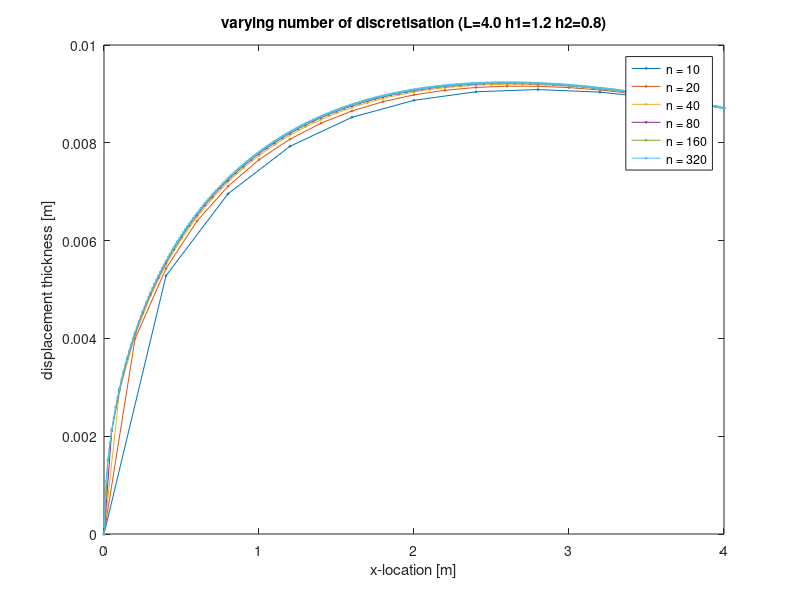
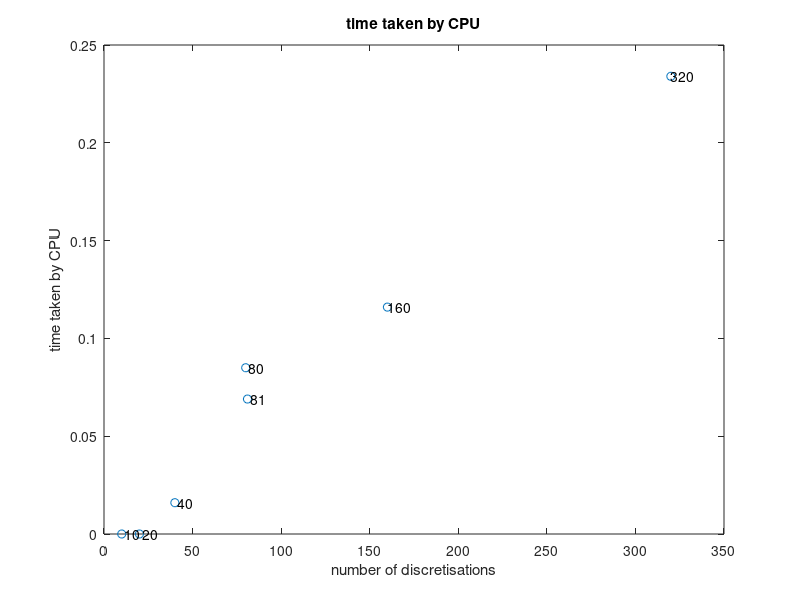
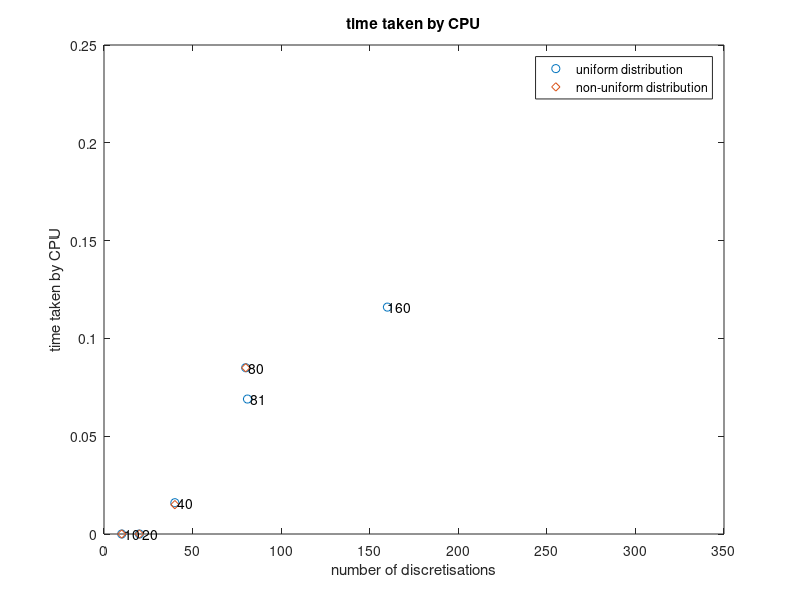
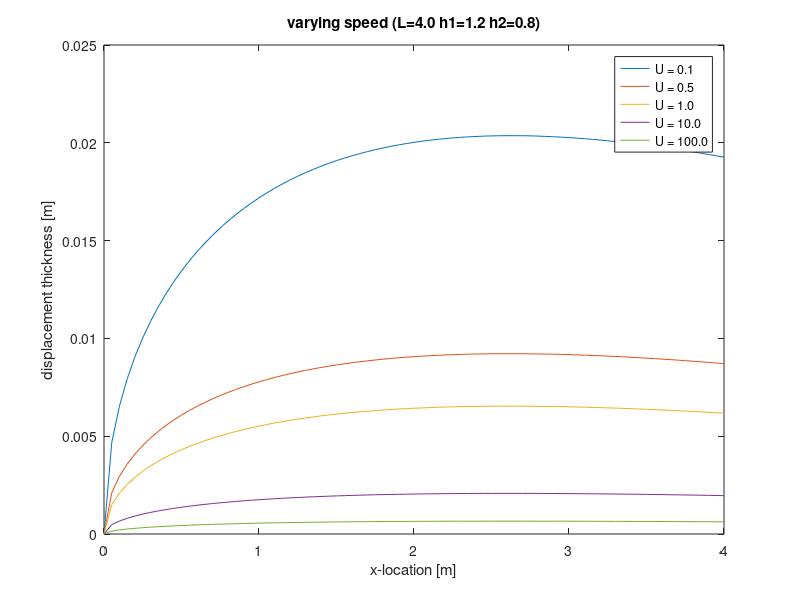

The MATLAB source for these figures, in order: (Note: this script raises an error after producing the figures.)
% load('L4H12H08-n10.txt');
load('L4H12H08-n20.txt');
load('L4H12H08-n40.txt');
load('L4H12H08-n80.txt');
load('L4H12H08-n160.txt');
load('L4H12H08-n320.txt');

add = [0 0 0.5 0 0 100];

N10 = dlmread('L4H12H08-n10.txt');
N10 = [add;N10];
N20 = dlmread('L4H12H08-n20.txt');
N20 = [add;N20];
N40 = dlmread('L4H12H08-n40.txt');
N40 = [add;N40];
N80 = dlmread('L4H12H08-n80.txt');
N80 = [add;N80];
N160 = dlmread('L4H12H08-n160.txt');
N160 = [add;N160];
N320 = dlmread('L4H12H08-n320.txt');
N320 = [add;N320];


figure (1)
plot(N10(:,2),N10(:,5), '-s', 'MarkerSize',1)
hold on
plot(N20(:,2),N20(:,5), '-s', 'MarkerSize',1)
plot(N40(:,2),N40(:,5), '-s', 'MarkerSize',1)
plot(N80(:,2),N80(:,5), '-s', 'MarkerSize',1)
plot(N160(:,2),N160(:,5), '-s', 'MarkerSize',1)
plot(N320(:,2),N320(:,5),'-s', 'MarkerSize',1)
hold off

title('varying number of discretisation (L=4.0 h1=1.2 h2=0.8)')
xlabel('x-location [m]') 
ylabel('displacement thickness [m]')
%ylim([0 2])
legend('n = 10','n = 20', 'n = 40', 'n = 80', 'n = 160', 'n = 320')

% TIME TAKEN
nUniform = [10 20 40 80 81 160 320];
TimeUniform = [0 0 0.016 0.085 0.069 0.116 0.234];
nNonUniform = [10 20 40 80];
TimeNonUniform = [0 0 0.015 0.085];
labels = cellstr( num2str(nUniform') );

figure (2)
plot(nUniform, TimeUniform, 'o')
title('time taken by CPU')
xlabel('number of discretisations')
ylabel('time taken by CPU')
text(nUniform, TimeUniform, labels,'VerticalAlignment','middle', 'HorizontalAlignment','left')

figure (3)
plot(nUniform, TimeUniform, 'o')
hold on
plot(nNonUniform, TimeNonUniform, 'd')
hold off
title('time taken by CPU')
xlabel('number of discretisations')
ylabel('time taken by CPU')
legend('uniform distribution', 'non-uniform distribution')
text(nUniform, TimeUniform, labels,'VerticalAlignment','middle', 'HorizontalAlignment','left')

% SPEED VARIATION
load('L4H12H08-n80-U0.1.txt');
load('L4H12H08-n80-U1.0.txt');
load('L4H12H08-n80-U10.0.txt');
load('L4H12H08-n80-U100.0.txt');
U01 = dlmread('L4H12H08-n80-U0.1.txt');
U01 = [add;U01];
U1 = dlmread('L4H12H08-n80-U1.0.txt');
U1 = [add;U1];
U10 = dlmread('L4H12H08-n80-U10.0.txt');
U10 = [add;U10];
U100 = dlmread('L4H12H08-n80-U100.0.txt');
U100 = [add;U100];
figure (4) % speed variation displacement thickness
plot(U01(:,2),U01(:,5))
hold on
plot(N80(:,2),N80(:,5))
plot(U1(:,2),U1(:,5))
plot(U10(:,2),U10(:,5))
plot(U100(:,2),U100(:,5))
hold off
title('varying speed (L=4.0 h1=1.2 h2=0.8)')
xlabel('x-location [m]') 
ylabel('displacement thickness [m]')
%ylim([0 2])
legend('U = 0.1','U = 0.5','U = 1.0', 'U = 10.0', 'U = 100.0')

figure (5) % speed variation - friction stress
plot(U01(:,2),U01(:,6))
hold on
plot(N80(:,2),N80(:,6))
plot(U1(:,2),U1(:,6))
plot(U10(:,2),U10(:,6))
plot(U100(:,2),U100(:,6))
hold off
title('varying speed (L=4.0 h1=1.2 h2=0.8)')
xlabel('x-location [m]') 
ylabel('friction stress [N/m^2]')
ylim([0 0.005])
legend('U = 0.1','U = 0.5','U = 1.0', 'U = 10.0', 'U = 100.0')

% H2 VARIATION
load('L4H12H077-n80.txt');
load('L4H12H10-n80.txt');
load('L4H12H12-n80.txt');
load('L4H12H123-n80.txt');
H077 = dlmread('L4H12H077-n80.txt');
H077 = [add;H077];
H10 = dlmread('L4H12H10-n80.txt');
H10 = [add;H10];
H12 = dlmread('L4H12H12-n80.txt');
H12 = [add;H12];
H123 = dlmread('L4H12H123-n80.txt');
H123 = [add;H123];
figure (6) % h2 variation vs. displacement thickness
plot(H077(:,2),H077(:,5))
hold on
plot(N80(:,2),N80(:,5))
plot(H10(:,2),H10(:,5))
plot(H12(:,2),H12(:,5))
plot(H123(:,2),H123(:,5))
hold off
title('varying h2 (L=4.0 h1=1.2)')
xlabel('x-location [m]') 
ylabel('displacement thickness [m]')
%ylim([0 2])
legend('h2 = 0.77','h2 = 0.8','h2 = 1.0', 'h2 = 1.2', 'h2 = 1.23')

figure (7) % speed variation - friction stress
plot(H077(:,2),H077(:,6))
hold on
plot(N80(:,2),N80(:,6))
plot(H10(:,2),H10(:,6))
plot(H12(:,2),H12(:,6))
plot(H123(:,2),H123(:,6))
hold off
title('varying h2 (L=4.0 h1=1.2)')
xlabel('x-location [m]')
ylabel('friction stress [N/m^2]')
ylim([0 0.002])
legend('h2 = 0.77','h2 = 0.8','h2 = 1.0', 'h2 = 1.2', 'h2 = 1.23')

% LENGTH VARIATION
load('L05H12H08-n80.txt');
load('L2H12H08-n80.txt');
load('L8H12H08-n80.txt');
L05 = dlmread('L05H12H08-n80.txt');
L05 = [add;L05];
L2 = dlmread('L2H12H08-n80.txt');
L2 = [add;L2];
L8 = dlmread('L8H12H08-n80.txt');
L8 = [add;L8];

figure (8) % channel length variation vs. displacement thickness
plot((L05(:,2)/0.5),L05(:,5))
hold on
plot((L2(:,2)/2),L2(:,5))
plot((N80(:,2)/4),N80(:,5))
plot((L8(:,2)/8),L8(:,5))
hold off
title('varying channel length L (h1=1.2 h2=0.8)')
xlabel('x/L [-]') 
ylabel('displacement thickness [m]')
%ylim([0 2])
legend('L = 0.5','L = 2.0','L = 4.0', 'L = 8.0')

figure (9) % channel length variation vs. friction stress
plot((L05(:,2)/0.5),L05(:,6))
hold on
plot((L2(:,2)/2),L2(:,6))
plot((N80(:,2)/4),N80(:,6))
plot((L8(:,2)/8),L8(:,6))
hold off
title('varying channel length L (h1=1.2 h2=0.8)')
xlabel('x/L [-]') 
ylabel('friction stress [N/m^2]')
ylim([0 0.002])
legend('L = 0.5','L = 2.0','L = 4.0', 'L = 8.0')

% NON-UNIFORM DISTRIBUTION
in = [0:1:80];
x = 2*cos(in*pi/80 +pi)+2;

figure(10)
plot(in,x)
title('non-uniform distribution')
ylabel('x-location [m]') 
xlabel('n-x [-]')

% PARALLEL CHANNEL - SPEED VARIATION
load('L4H12H12-n80-U5.0.txt');
load('L4H12H12-n80-U10.0.txt');

PU5 = dlmread('L4H12H12-n80-U5.0.txt');
PU5 = [add;PU5];
PU10 = dlmread('L4H12H12-n80-U10.0.txt');
PU10 = [add;PU10];

figure (11) % speed variation displacement thickness
plot(H12(:,2),H12(:,5))
hold on
plot(PU5(:,2),PU5(:,5))
plot(PU10(:,2),PU10(:,5))
hold off
title('PARALLEL - varying speed (L=4.0 h1=1.2 h2=1.2)')
xlabel('x-location [m]') 
ylabel('displacement thickness [m]')
%ylim([0 2])
legend('U = 0.5','U = 5.0','U = 10.0')

figure (12) % speed variation - friction stress
plot(H12(:,2),H12(:,6))
hold on
plot(PU5(:,2),PU5(:,6))
plot(PU10(:,2),PU10(:,6))
hold off
title('PARALLEL - varying speed (L=4.0 h1=1.2 h2=1.2)')
xlabel('x-location [m]') 
ylabel('friction stress [N/m^2]')
ylim([0 0.1])
legend('U = 0.5','U = 5.0','U = 10.0')

% NON-UNIFORM DISTRIBUTION
NU10 = dlmread('nonL4H12H08-n10.txt');
NU10 = [add;NU10];
NU20 = dlmread('nonL4H12H08-n20.txt');
NU20 = [add;NU20];
NU40 = dlmread('nonL4H12H08-n40.txt');
NU40 = [add;NU40];
NU80 = dlmread('nonL4H12H08-n80.txt');
NU80 = [add;NU80];
dummyX = [0 1 2 3 4];
dummyY = [0.0095 0.0095 0.0095 0.0095 0.0095];

figure (13)
plot(dummyX,dummyY, 'w')%dummy
hold on
plot(N10(:,2),N10(:,5), '-s','color',[0 0.4470 0.7410], 'MarkerSize',1)
plot(N20(:,2),N20(:,5), '-s','color',[0.8500 0.3250 0.0980], 'MarkerSize',1)
plot(N40(:,2),N40(:,5), '-s', 'color',[0.9290 0.6940 0.1250], 'MarkerSize',1)
plot(N80(:,2),N80(:,5), '-s', 'color',[0.4940 0.1840 0.5560], 'MarkerSize',1)
plot(N160(:,2),N160(:,5), '-s','color',[0.4660 0.6740 0.1880],  'MarkerSize',1)
plot(dummyX,dummyY, 'w')% dummy
plot(NU10(:,2),NU10(:,5), '-.o','color',[0 0.4470 0.7410],  'MarkerSize',1)
plot(NU20(:,2),NU20(:,5), '-.o','color',[0.8500 0.3250 0.0980], 'MarkerSize',1)
plot(NU40(:,2),NU40(:,5), '-.o', 'color',[0.9290 0.6940 0.1250],'MarkerSize',1)
plot(NU80(:,2),NU80(:,5), '-.o', 'color',[0.4940 0.1840 0.5560],'MarkerSize',1)
hold off

title('uniform vs. non-uniform distribution (L=4.0 h1=1.2 h2=0.8)')
xlabel('x-location [m]') 
ylabel('displacement thickness [m]')
%ylim([0 2])
legend('uniform:', 'n = 10','n = 20', 'n = 40', 'n = 80', 'n = 160', 'non-uniform:','n = 10','n = 20', 'n = 40', 'n = 80')

figure (14)
plot(dummyX,dummyY, 'w')%dummy
hold on
%plot(N10(:,2),N10(:,5), '-s','color',[0 0.4470 0.7410], 'MarkerSize',1)
%plot(N20(:,2),N20(:,5), '-s','color',[0.8500 0.3250 0.0980], 'MarkerSize',1)
%plot(N40(:,2),N40(:,5), '-s', 'color',[0.9290 0.6940 0.1250], 'MarkerSize',1)
plot(N80(:,2),N80(:,5), '-s', 'color',[0.4940 0.1840 0.5560], 'MarkerSize',1)
%plot(N160(:,2),N160(:,5), '-s','color',[0.4660 0.6740 0.1880],  'MarkerSize',1)
plot(dummyX,dummyY, 'w')% dummy
%plot(NU10(:,2),NU10(:,5), '-.o','color',[0 0.4470 0.7410],  'MarkerSize',1)
%plot(NU20(:,2),NU20(:,5), '-.o','color',[0.8500 0.3250 0.0980], 'MarkerSize',1)
plot(NU40(:,2),NU40(:,5), '-.o', 'color',[0.9290 0.6940 0.1250],'MarkerSize',2)
%plot(NU80(:,2),NU80(:,5), '-.o', 'color',[0.4940 0.1840 0.5560],'MarkerSize',1)
hold off

title('uniform vs. non-uniform distribution (L=4.0 h1=1.2 h2=0.8)')
xlabel('x-location [m]') 
ylabel('displacement thickness [m]')
%ylim([0 2])
legend('uniform:', 'n = 80', 'non-uniform:', 'n = 40')

% GEOMETRIC    NON-UNIFORM DISTRIBUTION
G10 = dlmread('geoL4H12H08x0.05-n10.txt');
G10 = [add;G10];
G20 = dlmread('geoL4H12H08x0.05-n20.txt');
G20 = [add;G20];
G40 = dlmread('geoL4H12H08x0.05-n40.txt');
G40 = [add;G40];
G80 = dlmread('geoL4H12H08x0.05-n80.txt');
G80 = [add;G80];

figure (15)
plot(dummyX,dummyY, 'w')%dummy
hold on
plot(N10(:,2),N10(:,5), '-s','color',[0 0.4470 0.7410], 'MarkerSize',1)
plot(N20(:,2),N20(:,5), '-s','color',[0.8500 0.3250 0.0980], 'MarkerSize',1)
plot(N40(:,2),N40(:,5), '-s', 'color',[0.9290 0.6940 0.1250], 'MarkerSize',1)
plot(N80(:,2),N80(:,5), '-s', 'color',[0.4940 0.1840 0.5560], 'MarkerSize',1)
plot(N160(:,2),N160(:,5), '-s','color',[0.4660 0.6740 0.1880],  'MarkerSize',1)
plot(dummyX,dummyY, 'w')% dummy
plot(G10(:,2),G10(:,5), '-.o','color',[0 0.4470 0.7410],  'MarkerSize',1)
plot(G20(:,2),G20(:,5), '-.o','color',[0.8500 0.3250 0.0980], 'MarkerSize',1)
plot(G40(:,2),G40(:,5), '-.o', 'color',[0.9290 0.6940 0.1250],'MarkerSize',1)
plot(G80(:,2),G80(:,5), '-.o', 'color',[0.4940 0.1840 0.5560],'MarkerSize',1)
hold off

title('uniform vs. geometric distribution (L=4.0 h1=1.2 h2=0.8)')
xlabel('x-location [m]') 
ylabel('displacement thickness [m]')
%ylim([0 2])
legend('uniform:', 'n = 10','n = 20', 'n = 40', 'n = 80', 'n = 160', 'geometric:','n = 10','n = 20', 'n = 40', 'n = 80')

figure (16)
plot(dummyX,dummyY, 'w')%dummy
hold on
%plot(N10(:,2),N10(:,5), '-s','color',[0 0.4470 0.7410], 'MarkerSize',1)
%plot(N20(:,2),N20(:,5), '-s','color',[0.8500 0.3250 0.0980], 'MarkerSize',1)
%plot(N40(:,2),N40(:,5), '-s', 'color',[0.9290 0.6940 0.1250], 'MarkerSize',1)
plot(N80(:,2),N80(:,5), '-s', 'color',[0.4940 0.1840 0.5560], 'MarkerSize',2)
%plot(N160(:,2),N160(:,5), '-s','color',[0.4660 0.6740 0.1880],  'MarkerSize',1)
plot(dummyX,dummyY, 'w')% dummy
%plot(G10(:,2),G10(:,5), '-.o','color',[0 0.4470 0.7410],  'MarkerSize',1)
plot(G20(:,2),G20(:,5), '-.o','color',[0.8500 0.3250 0.0980], 'MarkerSize',2)
plot(G40(:,2),G40(:,5), '-.o', 'color',[0.9290 0.6940 0.1250],'MarkerSize',2)
%plot(G80(:,2),G80(:,5), '-.o', 'color',[0.4940 0.1840 0.5560],'MarkerSize',1)
plot(dummyX,dummyY, 'w')% dummy
plot(NU40(:,2),NU40(:,5), '--o', 'color',[0 0.4470 0.7410],'MarkerSize',2)
hold off

title('uniform, cosine and geometric distribution (L=4.0 h1=1.2 h2=0.8)')
xlabel('x-location [m]') 
ylabel('displacement thickness [m]')
%ylim([0 2])
legend('uniform:', 'n = 80', 'geometric:','n = 20', 'n = 40', 'cosine:', 'n = 40')

% GEOMETRIC - TIME TAKEN
nGeometric = [10 20 40 80 160];
TimeGeometric = [0 0 0.068 0.1 0.118];

figure (17)
plot(nUniform, TimeUniform, 'o')
hold on
plot(nNonUniform, TimeNonUniform, 'd')
plot(nGeometric, TimeGeometric, 's')
hold off
title('time taken by CPU')
xlabel('number of discretisations')
ylabel('time taken by CPU')
legend('uniform', 'cosine', 'geometric')
text(nUniform, TimeUniform, labels,'VerticalAlignment','middle', 'HorizontalAlignment','left')

% ITERATIONS
IterUniform = [6.7 5.6 4.2 3.625 3.654321 3.5625 3.703125];
IterNonUniform = [6.8 5.4 4.225 4.8125];
IterGeometric = [5.6 5.05 4.55 4.1 3.725];

figure (18)
plot(nUniform, IterUniform, 'o')
hold on
plot(nNonUniform, IterNonUniform, 'd')
plot(nGeometric, IterGeometric, 's')
hold off
title('average number of iterations')
xlabel('number of discretisations')
ylabel('# of iterations')
legend('uniform', 'cosine', 'geometric')
text(nUniform, TimeUniform, labels,'VerticalAlignment','middle', 'HorizontalAlignment','left')
ylim([3.5 7])
xlim([0 175])

TotalUniform = [67 112 168 290 296 570 1185];
TotalNonUniform = [68 108 169 385 ];
TotalGeometric = [56 101 182 328 596];

figure (19)
plot(nUniform, TotalUniform, 'o')
hold on
plot(nNonUniform, TotalNonUniform, 'd')
plot(nGeometric, TotalGeometric, 's')
hold off
title('total number of iterations')
xlabel('number of discretisations')
ylabel('# of iterations')
legend('uniform', 'cosine', 'geometric')
%text(nUniform, TimeUniform, labels,'VerticalAlignment','middle', 'HorizontalAlignment','left')
%ylim([3.5 7])
xlim([0 175])
